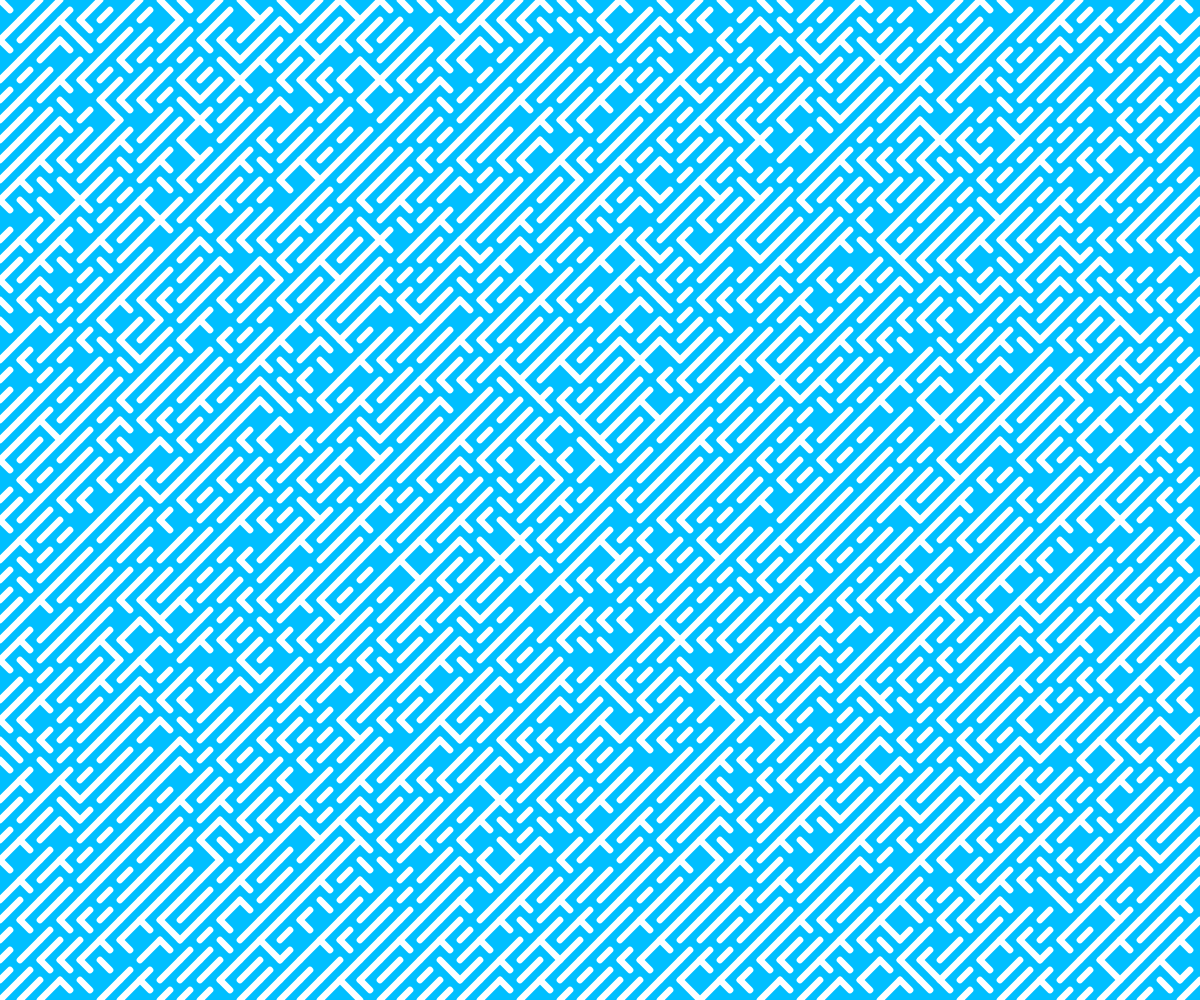
Frame 1 (no input)
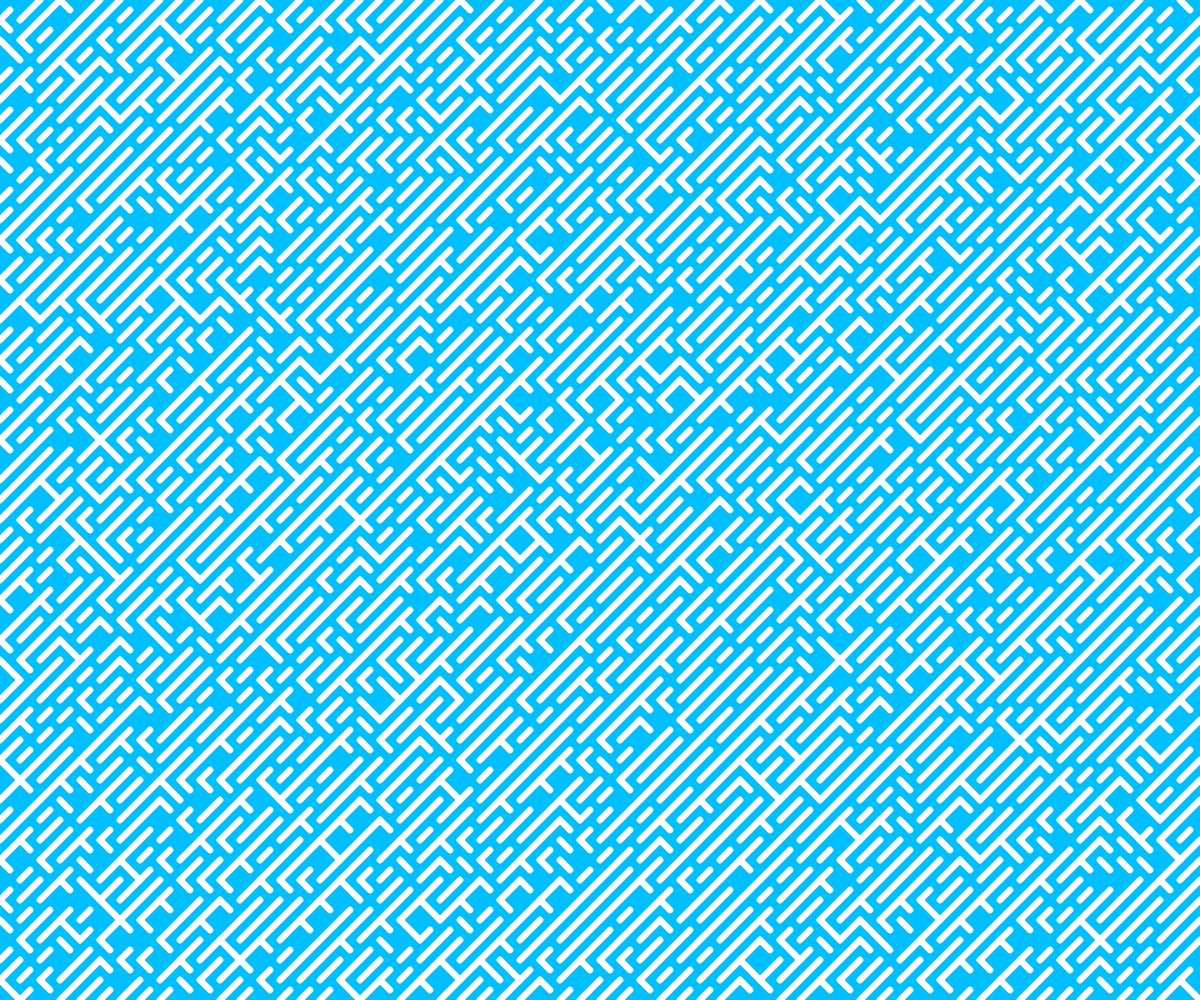
Frame 2 (the mouse pressed at the canvas centre, redrawn once)

The p5.js sketch that drew these frames (run headless with seeded random() and noise() and a simulated clock; the mouse was pressed at the canvas centre and the sketch redrawn once):

// p5.js sketch
// ── sketch.js
let grid = 20; // in pixels

// an Array of Arrays 
let choices = [
  [pattern1, 10], 
  [pattern2, 1], 
  [pattern3, 5],
  [pattern4, 5]
];

// Create a new canvas to match the browser size
function setup() {
  createCanvas(windowWidth, windowHeight);
}

// On window resize, update the canvas size
function windowResized() {
  resizeCanvas(windowWidth, windowHeight);
}

// Main render loop
function draw() {
  // Fill in the background
  background("deepskyblue");
  stroke(255);
  strokeWeight( grid/3 );
  noFill();

  for (let x = 0; x < width; x += grid) {
    for (let y = 0; y < height; y += grid) {
      push();
      translate(x, y);
      drawRandomPattern(); 
      pop();
    }
  } 
  noLoop(); // stops draw() 
}

function drawRandomPattern() { 
  
  let raffle = []; 
  
  for (item of choices) {
    // item -> [pattern, #]  
    let numberOfEntries = item[1]; 
    for (let j=0; j < numberOfEntries; j++) { 
      raffle.push( item[0] );
    }
  }
  
  let chosenPattern = random(raffle);
  chosenPattern();
}

function pattern1() { 
  line(0, grid, grid, 0);
}

function pattern2() { 
  line(0, 0, grid, grid);
}

function pattern3() { 
  line(0, 0, grid/2, grid/2);
}

function pattern4() { 
  line(0, grid, grid/2, grid/2);
}
